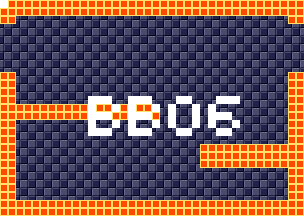

Below is a game level as drawn by its tile map, then a one-line description and the .tmx that defines it (tile-layer data replaced by summaries):
An orthogonal 38x27 tile map with 8x8 px tiles, 4 tile layers (background, foreground, room numbers, Objects), 15 tilesets.

<map version="1.5" tiledversion="1.7.1" orientation="orthogonal" renderorder="right-down" width="38" height="27" tilewidth="8" tileheight="8" infinite="0" nextlayerid="11" nextobjectid="1">
 <tileset firstgid="1" source="tilesheets/tsKarniMata.tsx" />
 <tileset firstgid="1025" source="tilesheets/tsVoodooWasp.tsx" />
 <tileset firstgid="2049" source="tilesheets/tsBurial.tsx" />
 <tileset firstgid="3073" source="tilesheets/tsBlueTemple.tsx" />
 <tileset firstgid="4097" source="tilesheets/tsGoddess.tsx" />
 <tileset firstgid="5121" source="tilesheets/tsKonark.tsx" />
 <tileset firstgid="6145" name="sEnemies" tilewidth="8" tileheight="8" tilecount="1024" columns="32">
  <image source="../grapx/tilesheets/sObjects.bmp" trans="ff94ff" width="256" height="256" />
 </tileset>
 <tileset firstgid="7169" source="tilesheets/tsIceTemple.tsx" />
 <tileset firstgid="8193" source="tilesheets/tsLavaArea.tsx" />
 <tileset firstgid="9217" source="tilesheets/tsBossArea.tsx" />
 <tileset firstgid="10241" source="tilesheets/tsPegu.tsx" />
 <tileset firstgid="11265" source="tilesheets/sTiwanakuTemple.tsx" />
 <tileset firstgid="12289" source="tilesheets/sIndraTemple.tsx" />
 <tileset firstgid="13313" source="tilesheets/sTeleport.tsx" />
 <tileset firstgid="14337" source="tilesheets/sObjects.tsx" />
 <layer id="2" name="background" width="38" height="27">
  <data>[1026 cells, 1026 non-empty, 2 distinct tile ids]</data>
 </layer>
 <layer id="1" name="foreground" width="38" height="27">
  <data>[1026 cells, 289 non-empty, 1 distinct tile ids]</data>
 </layer>
 <layer id="7" name="room numbers" width="38" height="27">
  <data>[1026 cells, 48 non-empty, 1 distinct tile ids]</data>
 </layer>
 <layer id="10" name="Objects" width="38" height="27">
  <data>[1026 cells, 0 non-empty, 0 distinct tile ids]</data>
 </layer>
</map>
